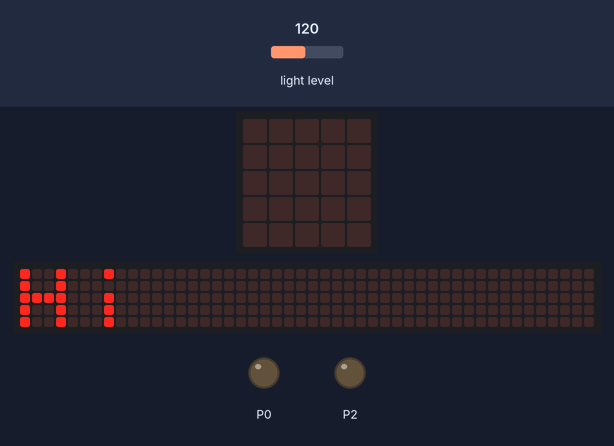
The program below on a simulated BBC micro:bit (MakeCode). On the bench: the board's 5×5 LED display, a strip that is not on the board, showing the scrolling text unrolled, output pins drawn as LEDs (lit = HIGH). The test bench sets the inputs (shaded band); at power-on: light level 120. The 48×5 strip is a reading aid, not a part: it shows the text the display is scrolling, unrolled, one strip-width of it at a time.

Above: at 2.0 s.
At 7.3 s:
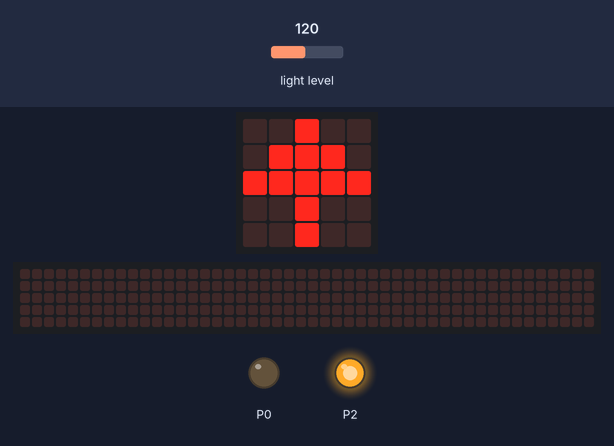
7.4 s: light level set to 5
At 17.2 s:
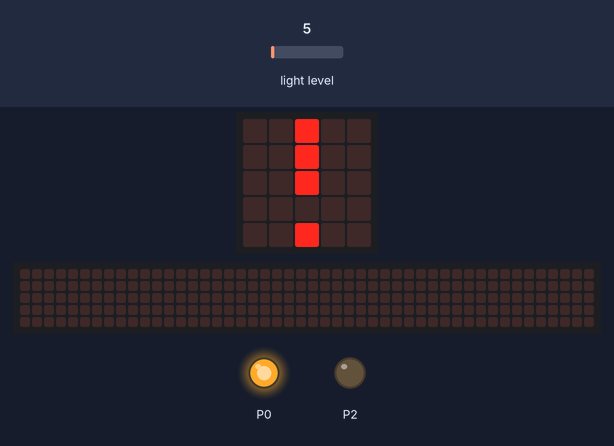
17.4 s: light level set to 97
31.3 s: light level set to 102
At 43.9 s:
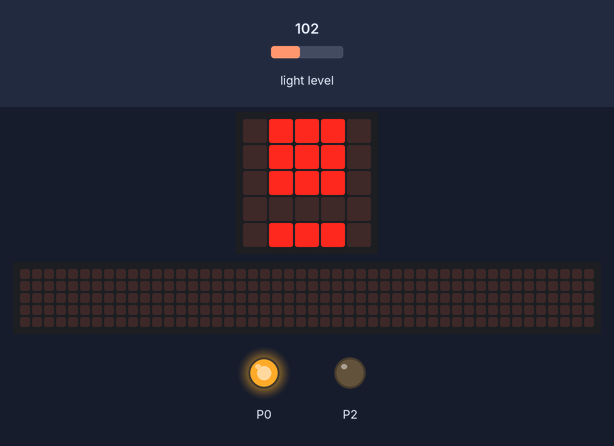
Timing chart, 0 to 45.4 s (numbered marks = the images above; inputs shaded):
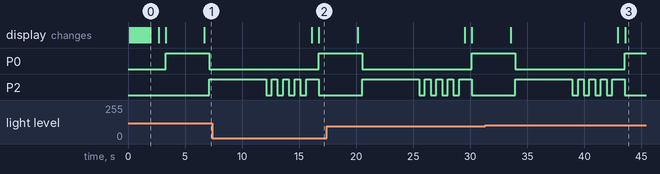

Measured:
- the behaviour switches between 99 and 100 on light level (found by bisection; images 2 and 3)
- after the input at 7.4 s, the display: first differs from a run without the input after 9.3 s (image 2)
- after the input at 31.3 s, the display: first differs from a run without the input after 12.3 s (image 3)
- what the display in image 0 shows lasts 0.7 s, from 2.0 s to 2.7 s

The program:

main.ts
```typescript
basic.showString("Hi")
basic.showIcon(IconNames.No)
Kitronik_STOPbit.trafficLightLED(Kitronik_STOPbit.LightColours.Green, Kitronik_STOPbit.DisplayLights.Off)
Kitronik_STOPbit.trafficLightLED(Kitronik_STOPbit.LightColours.Red, Kitronik_STOPbit.DisplayLights.On)
basic.forever(function () {
    if (input.lightLevel() < 100) {
        basic.showLeds(`
            . . # . .
            . . # . .
            . . # . .
            . . . . .
            . . # . .
            `)
    } else {
        basic.showLeds(`
            . # # # .
            . # # # .
            . # # # .
            . . . . .
            . # # # .
            `)
    }
    basic.pause(3000)
    basic.showLeds(`
        . . # . .
        . # # # .
        # # # # #
        . . # . .
        . . # . .
        `)
    Kitronik_STOPbit.trafficLightLED(Kitronik_STOPbit.LightColours.Red, Kitronik_STOPbit.DisplayLights.Off)
    Kitronik_STOPbit.trafficLightLED(Kitronik_STOPbit.LightColours.Green, Kitronik_STOPbit.DisplayLights.On)
    basic.pause(5000)
    for (let index = 0; index < 4; index++) {
        Kitronik_STOPbit.trafficLightLED(Kitronik_STOPbit.LightColours.Green, Kitronik_STOPbit.DisplayLights.Off)
        basic.pause(500)
        Kitronik_STOPbit.trafficLightLED(Kitronik_STOPbit.LightColours.Green, Kitronik_STOPbit.DisplayLights.On)
        basic.pause(500)
    }
    basic.showIcon(IconNames.No)
    Kitronik_STOPbit.trafficLightLED(Kitronik_STOPbit.LightColours.Green, Kitronik_STOPbit.DisplayLights.Off)
    Kitronik_STOPbit.trafficLightLED(Kitronik_STOPbit.LightColours.Red, Kitronik_STOPbit.DisplayLights.On)
})
```

test.ts
```typescript
// 在這裡測試；當此封包作為擴充功能時，將不會編譯此內容。
```
